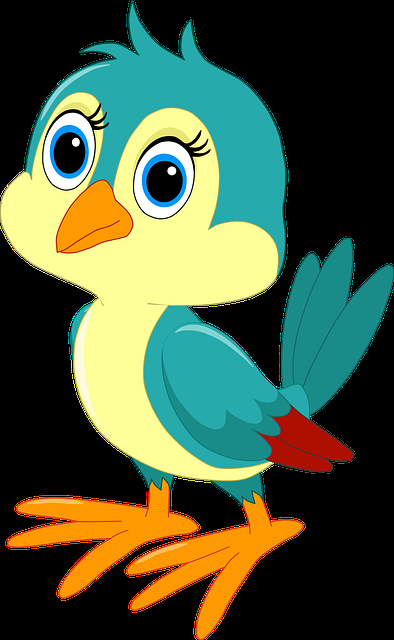
#> input picture Open CV/basics/imagein.png, 394 x 640 px, found by its file name
$ python resizing.py
#> lines starting #> are read from the running program, lines starting #| are printed output that depends on the picture
import cv2

image_path = r"C:\Users\melwi\Desktop\ML\project1\Open CV\basics\imagein.png"


img = cv2.imread(image_path)
#> img is the input picture: shape (640, 394, 3); mean B, G, R 61.8, 89.4, 74.7

resized_img = cv2.resize(img, (132, 214))       #(width, height)
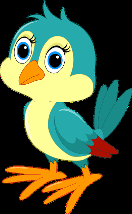
#> resized_img: shape (214, 132, 3); mean B, G, R 61.8, 89.4, 74.7

print(f"(height, width, no. of channels) : {img.shape}")
#| (height, width, no. of channels) : (640, 394, 3)
print(f"(height, width, no. of channels) : {resized_img.shape}")
#| (height, width, no. of channels) : (214, 132, 3)

cv2.imshow('image', img)
cv2.imshow('resized', resized_img)
cv2.waitKey(0)

$ run again, with Open CV/basics/handwritten.png copied over Open CV/basics/imagein.png
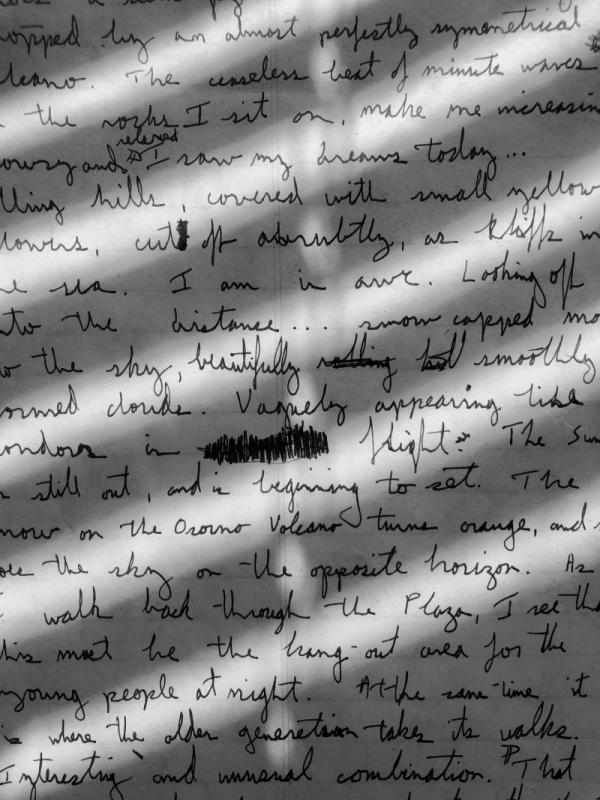
#> input picture Open CV/basics/handwritten.png, 600 x 800 px, found by its file name
#> img is the input picture: shape (800, 600, 3); mean B, G, R 129.6, 129.6, 129.6
#> `resized_img = cv2.resize(img, (132, 214))`:
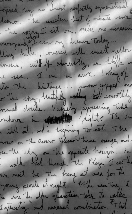
#> resized_img: shape (214, 132, 3); mean B, G, R 129.4, 129.4, 129.4
#| (height, width, no. of channels) : (800, 600, 3)
#| (height, width, no. of channels) : (214, 132, 3)
